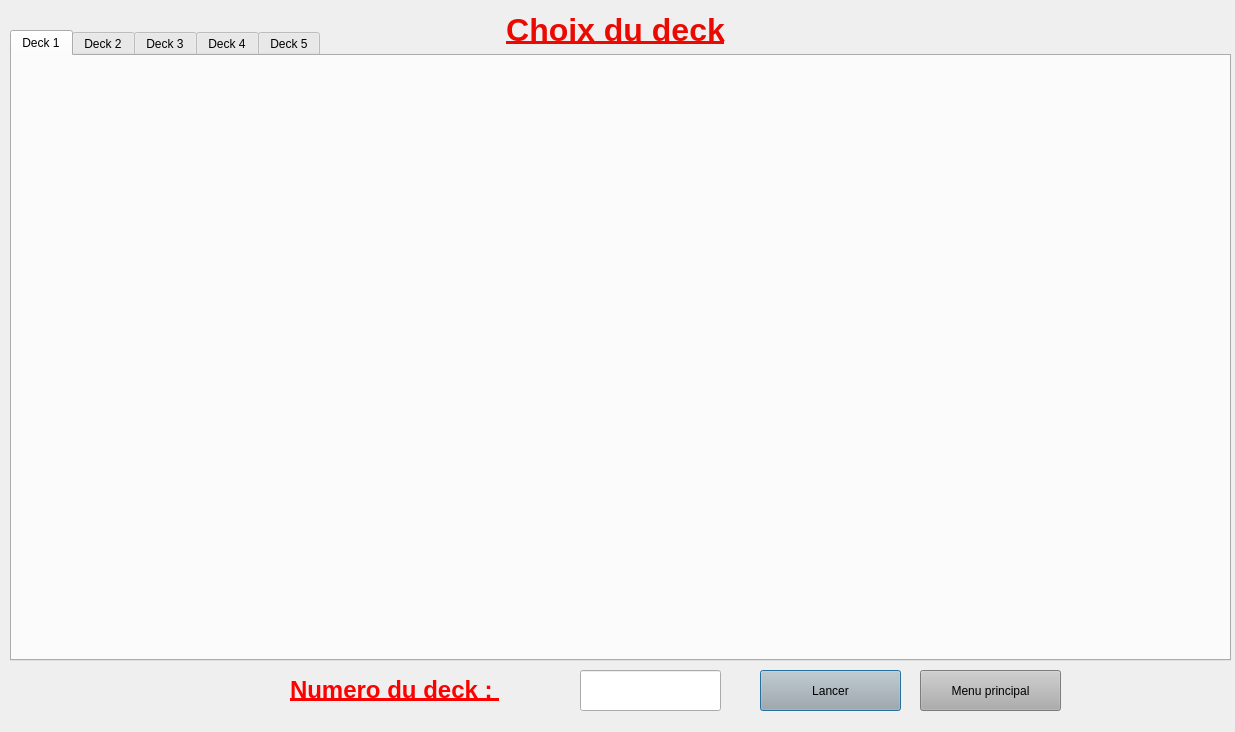
<?xml version="1.0" encoding="UTF-8"?>
<ui version="4.0">
 <class>choseDeckDialog</class>
 <widget class="QDialog" name="choseDeckDialog">
  <property name="geometry">
   <rect>
    <x>0</x>
    <y>0</y>
    <width>1235</width>
    <height>732</height>
   </rect>
  </property>
  <property name="windowTitle">
   <string>Choix du deck</string>
  </property>
  <property name="windowIcon">
   <iconset>
    <normaloff>img/wizardPokerLogo.png</normaloff>img/wizardPokerLogo.png</iconset>
  </property>
  <property name="styleSheet">
   <string notr="true"/>
  </property>
  <widget class="QLabel" name="label">
   <property name="geometry">
    <rect>
     <x>0</x>
     <y>0</y>
     <width>1231</width>
     <height>61</height>
    </rect>
   </property>
   <property name="styleSheet">
    <string notr="true">background: transparent</string>
   </property>
   <property name="text">
    <string>&lt;html&gt;&lt;head/&gt;&lt;body&gt;&lt;p align=&quot;center&quot;&gt;&lt;span style=&quot; font-size:24pt; font-weight:600; text-decoration: underline; color:#eb0901;&quot;&gt;Choix du deck&lt;/span&gt;&lt;/p&gt;&lt;/body&gt;&lt;/html&gt;</string>
   </property>
  </widget>
  <widget class="QLineEdit" name="chosenDeck">
   <property name="geometry">
    <rect>
     <x>580</x>
     <y>670</y>
     <width>141</width>
     <height>41</height>
    </rect>
   </property>
  </widget>
  <widget class="QLabel" name="label_12">
   <property name="geometry">
    <rect>
     <x>290</x>
     <y>670</y>
     <width>251</width>
     <height>41</height>
    </rect>
   </property>
   <property name="styleSheet">
    <string notr="true">background: transparent</string>
   </property>
   <property name="text">
    <string>&lt;html&gt;&lt;head/&gt;&lt;body&gt;&lt;p&gt;&lt;span style=&quot; font-size:18pt; font-weight:600; text-decoration: underline; color:#ff0000;&quot;&gt;Numero du deck : &lt;/span&gt;&lt;/p&gt;&lt;/body&gt;&lt;/html&gt;</string>
   </property>
  </widget>
  <widget class="QPushButton" name="lancerButton">
   <property name="geometry">
    <rect>
     <x>760</x>
     <y>670</y>
     <width>141</width>
     <height>41</height>
    </rect>
   </property>
   <property name="styleSheet">
    <string notr="true">background: rgb(173, 173, 173)</string>
   </property>
   <property name="text">
    <string>Lancer</string>
   </property>
  </widget>
  <widget class="QTabWidget" name="tabWidget">
   <property name="geometry">
    <rect>
     <x>10</x>
     <y>30</y>
     <width>1221</width>
     <height>631</height>
    </rect>
   </property>
   <property name="currentIndex">
    <number>0</number>
   </property>
   <widget class="QWidget" name="tab">
    <attribute name="title">
     <string>Deck 1</string>
    </attribute>
    <layout class="QVBoxLayout" name="verticalLayout">
     <item>
      <layout class="QHBoxLayout" name="up1"/>
     </item>
     <item>
      <layout class="QHBoxLayout" name="mid1"/>
     </item>
     <item>
      <layout class="QHBoxLayout" name="down1"/>
     </item>
    </layout>
   </widget>
   <widget class="QWidget" name="tab_2">
    <attribute name="title">
     <string>Deck 2</string>
    </attribute>
    <layout class="QVBoxLayout" name="verticalLayout_2">
     <item>
      <layout class="QHBoxLayout" name="up2"/>
     </item>
     <item>
      <layout class="QHBoxLayout" name="down2"/>
     </item>
     <item>
      <layout class="QHBoxLayout" name="mid2"/>
     </item>
    </layout>
   </widget>
   <widget class="QWidget" name="tab_3">
    <attribute name="title">
     <string>Deck 3</string>
    </attribute>
    <layout class="QVBoxLayout" name="verticalLayout_3">
     <item>
      <layout class="QHBoxLayout" name="up3"/>
     </item>
     <item>
      <layout class="QHBoxLayout" name="down3"/>
     </item>
     <item>
      <layout class="QHBoxLayout" name="mid3"/>
     </item>
    </layout>
   </widget>
   <widget class="QWidget" name="tab_4">
    <attribute name="title">
     <string>Deck 4</string>
    </attribute>
    <layout class="QVBoxLayout" name="verticalLayout_4">
     <item>
      <layout class="QHBoxLayout" name="up4"/>
     </item>
     <item>
      <layout class="QHBoxLayout" name="down4"/>
     </item>
     <item>
      <layout class="QHBoxLayout" name="mid4"/>
     </item>
    </layout>
   </widget>
   <widget class="QWidget" name="tab_5">
    <attribute name="title">
     <string>Deck 5</string>
    </attribute>
    <layout class="QVBoxLayout" name="verticalLayout_5">
     <item>
      <layout class="QHBoxLayout" name="up5"/>
     </item>
     <item>
      <layout class="QHBoxLayout" name="down5"/>
     </item>
     <item>
      <layout class="QHBoxLayout" name="mid5"/>
     </item>
    </layout>
   </widget>
  </widget>
  <widget class="QPushButton" name="lancerButton_2">
   <property name="geometry">
    <rect>
     <x>920</x>
     <y>670</y>
     <width>141</width>
     <height>41</height>
    </rect>
   </property>
   <property name="styleSheet">
    <string notr="true">background: rgb(173, 173, 173)</string>
   </property>
   <property name="text">
    <string>Menu principal</string>
   </property>
  </widget>
 </widget>
 <resources/>
 <connections/>
</ui>
